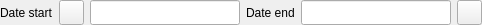
<?xml version="1.0" encoding="UTF-8"?>
<ui version="4.0">
 <class>WDate2</class>
 <widget class="QWidget" name="WDate2">
  <property name="geometry">
   <rect>
    <x>0</x>
    <y>0</y>
    <width>473</width>
    <height>25</height>
   </rect>
  </property>
  <property name="sizePolicy">
   <sizepolicy hsizetype="Minimum" vsizetype="Preferred">
    <horstretch>0</horstretch>
    <verstretch>0</verstretch>
   </sizepolicy>
  </property>
  <property name="windowTitle">
   <string>Form</string>
  </property>
  <layout class="QHBoxLayout" name="horizontalLayout">
   <property name="sizeConstraint">
    <enum>QLayout::SetMinimumSize</enum>
   </property>
   <property name="leftMargin">
    <number>0</number>
   </property>
   <property name="topMargin">
    <number>0</number>
   </property>
   <property name="rightMargin">
    <number>0</number>
   </property>
   <property name="bottomMargin">
    <number>0</number>
   </property>
   <item>
    <widget class="QLabel" name="label">
     <property name="text">
      <string>Date start</string>
     </property>
    </widget>
   </item>
   <item>
    <widget class="QPushButton" name="btnLeft">
     <property name="minimumSize">
      <size>
       <width>25</width>
       <height>25</height>
      </size>
     </property>
     <property name="maximumSize">
      <size>
       <width>25</width>
       <height>25</height>
      </size>
     </property>
     <property name="focusPolicy">
      <enum>Qt::NoFocus</enum>
     </property>
     <property name="text">
      <string/>
     </property>
     <property name="icon">
      <iconset resource="../Resort/res.qrc">
       <normaloff>:/images/left.png</normaloff>:/images/left.png</iconset>
     </property>
     <property name="touchscreen" stdset="0">
      <string>2</string>
     </property>
    </widget>
   </item>
   <item>
    <widget class="EDateEdit" name="deStart">
     <property name="sizePolicy">
      <sizepolicy hsizetype="Expanding" vsizetype="Expanding">
       <horstretch>1</horstretch>
       <verstretch>0</verstretch>
      </sizepolicy>
     </property>
     <property name="minimumSize">
      <size>
       <width>150</width>
       <height>0</height>
      </size>
     </property>
    </widget>
   </item>
   <item>
    <widget class="QLabel" name="label_2">
     <property name="text">
      <string>Date end</string>
     </property>
    </widget>
   </item>
   <item>
    <widget class="EDateEdit" name="deEnd">
     <property name="sizePolicy">
      <sizepolicy hsizetype="Expanding" vsizetype="Expanding">
       <horstretch>1</horstretch>
       <verstretch>0</verstretch>
      </sizepolicy>
     </property>
     <property name="minimumSize">
      <size>
       <width>150</width>
       <height>0</height>
      </size>
     </property>
    </widget>
   </item>
   <item>
    <widget class="QPushButton" name="btnRight">
     <property name="minimumSize">
      <size>
       <width>25</width>
       <height>25</height>
      </size>
     </property>
     <property name="maximumSize">
      <size>
       <width>25</width>
       <height>25</height>
      </size>
     </property>
     <property name="focusPolicy">
      <enum>Qt::NoFocus</enum>
     </property>
     <property name="text">
      <string/>
     </property>
     <property name="icon">
      <iconset resource="../Resort/res.qrc">
       <normaloff>:/images/right.png</normaloff>:/images/right.png</iconset>
     </property>
     <property name="touchscreen" stdset="0">
      <string>2</string>
     </property>
    </widget>
   </item>
  </layout>
 </widget>
 <customwidgets>
  <customwidget>
   <class>EDateEdit</class>
   <extends>QLineEdit</extends>
   <header location="global">edateedit.h</header>
  </customwidget>
 </customwidgets>
 <resources>
  <include location="../Resort/res.qrc"/>
 </resources>
 <connections/>
</ui>
